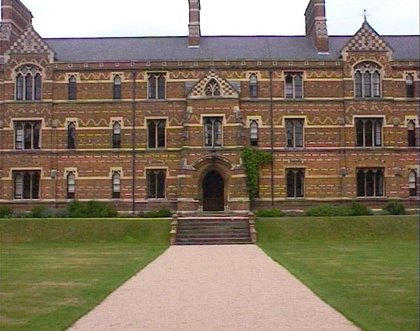
%> input picture src_MATLAB/keble_b.jpg, 420 x 331 px, shrunk from 720 x 568 before the run
$ octave pgm.m   (GNU Octave 9; MATLAB toolbox functions it lacks are replaced by stand-ins)
%> lines starting %> are read from the running program, lines starting %| are printed output that depends on the picture
### src_MATLAB/Pano.m
function P = Pano(I1,I2)
% Cette fonction prend en parametre deux images de meme taille rgb, double.

% Mise en correspondance
[Q1,Q2] = siftFeatureMatch(I1,I2, 5);
% Calcul d'Homographie
H = estHomographie(Q1,Q2);
% Construction de Panorama
P = InterpolPano(I1,I2,H);


end

### src_MATLAB/pgm.m
close all;
clearvars;

%%chargement des images puis on les mets en niv de gris
I(:,:,1) = rgb2gray(imread('keble_b.jpg')); %image de r閒閞ence
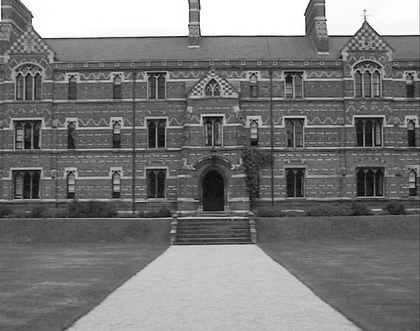
%> I: size 331x420 uint8; min 2, max 255, mean 120.8
I(:,:,2) = rgb2gray(imread('keble_a.jpg'));
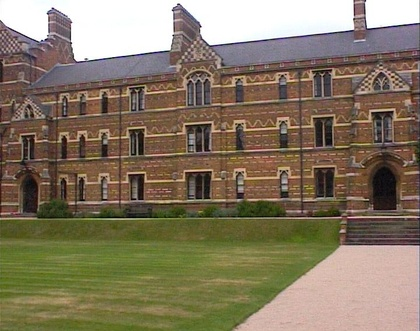
%> input picture src_MATLAB/keble_a.jpg, 420 x 331 px, shrunk from 720 x 568 before the run
I(:,:,3) = rgb2gray(imread('keble_c.jpg'));
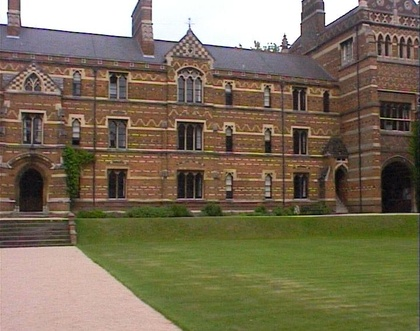
%> input picture src_MATLAB/keble_c.jpg, 420 x 331 px, shrunk from 720 x 568 before the run
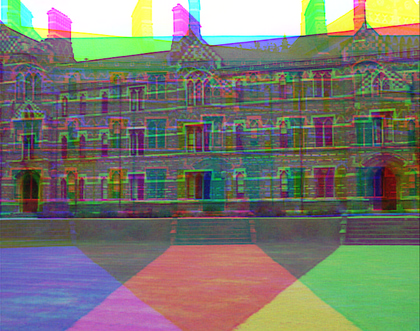
%> I: size 331x420x3 uint8; mean R, G, B 120.8, 120.7, 111.2

I = im2double(I);
%> I: size 331x420x3 double
%> the run ends on the next line

P = Pano(I);
